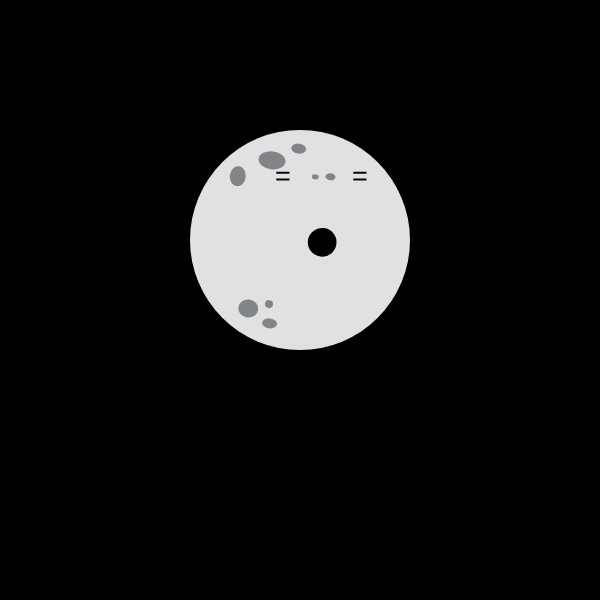
Frame 1 (no input)
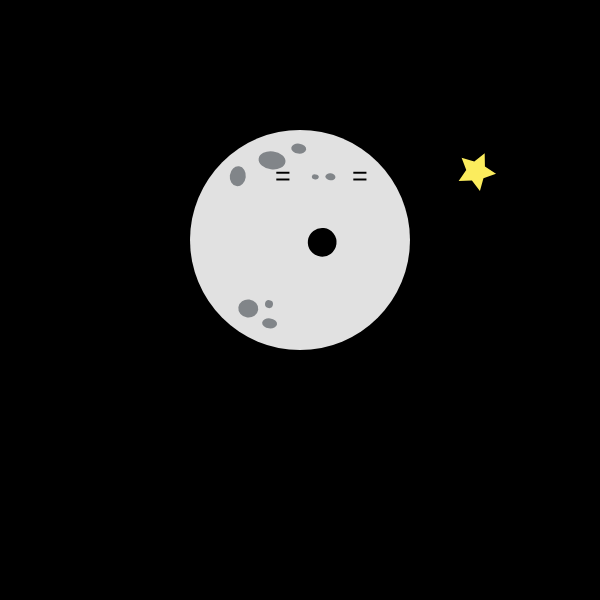
Frame 60 (no input)
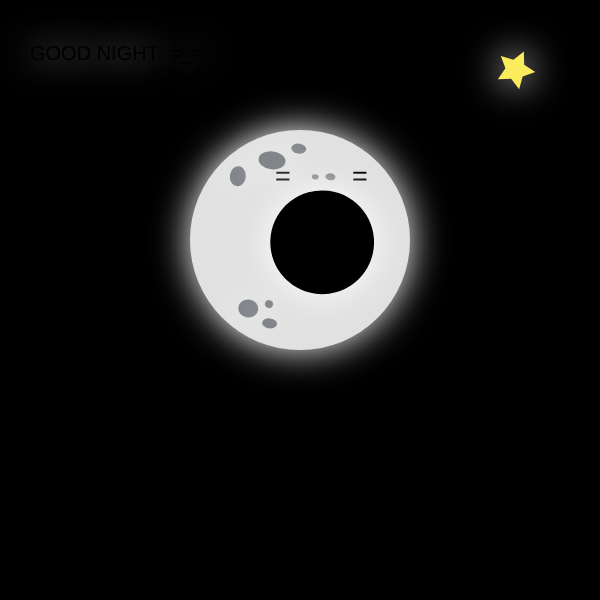
Frame 120 (the mouse pressed at the canvas centre since frame 60)

The p5.js sketch that drew these frames (run headless with seeded random() and noise() and a simulated clock; from frame 60 on, the mouse is pressed at the canvas centre):

// p5.js sketch
// ── sketch.js
let speedX, speedY;
let x; 
let y; 

function setup() {
  createCanvas(600, 600);
}

function draw() {
  background(0);
  GoodNight();
  moon();
  moonDetails();
  glow();
  mouth();
  drawStars();
  moveStars();
}

function GoodNight(){
  textSize(20);
  noStroke();
  fill(0);
  text("GOOD NIGHT  =_=",30, 60);
}

function moonDetails(){
  fill(129, 133, 137);
  rotate(PI/25);
  ellipse(width/2 + 15, height/2.5 - 130,15, 10);
  ellipse(width/2 + 35, height/2.5 - 104,7, 5);
  ellipse(width/2 + 50, height/2.5 - 106,10, 7);
  ellipse(width/2 - 42, height/2.5 - 95,16, 20);
  ellipse(width/2 - 10, height/2.5 - 115,27, 18);
  ellipse(width/2 - 15, height/2.5 + 35, 20,18);
  ellipse(width/2 + 8, height/2.5 + 47,15,10);
  ellipse(width/2 + 5, height/2.5 + 28,8, 8);
}

function moon(){
  //face
  noStroke();
  fill(225, 225, 225);
  circle(width/2, height/2.5,220);
  //eyes
  fill(0);
  textSize(27);
  text("=",width/2 - 25,height/2.5 - 55);
  text("=",width/2 + 52, height/2.5 - 55); 
}

function mouth(){
  let v = 35
  let xc = constrain(mouseX, 0, 300);
  let m = map (v,20,80,5,xc + 100);
  fill(0);
  circle(350,200,m);//mouth
}

function glow(){
  ellipseMode(CENTER);
  noFill();
  stroke(255);
  noStroke();
  
  drawingContext.shadowBlur = map(mouseX, 0, width, 0, 75);
  drawingContext.shadowColor = color(255);
  ellipse(width/2, height/2.5,200);
  ellipse(width/2, height/2.5,200);
  ellipse(width/2, height/2.5,200);
}

function drawStars(){
  noStroke();
  fill(251, 236, 93);
  x = random(0, width - 50);
  y = random(0, height - 50);
  x += speedX;
  y += speedY; 
  stars(x, y, 5, 20, 10);
}

function moveStars(){
  speedX = 0.1
  speedY = 0.1
  if (x < 0 || x > width - 50){
    speedX *= -1;
  }
  if (y < 0 || y > height - 50){
    speedY *= -1;
  }
}

function stars(x,y,n,outerRadius, innerRadius){
  let theta = TAU / n 
  beginShape();
  
  for (let i = 0; i < n; i++){
    vertex(x + cos(i * theta) * outerRadius, y + sin(i * theta) * outerRadius);
    vertex(x + cos((i + 0.5) * theta) * innerRadius, y + sin((i + 0.5) * theta) * innerRadius);
  } 
  
  endShape(CLOSE);
}
